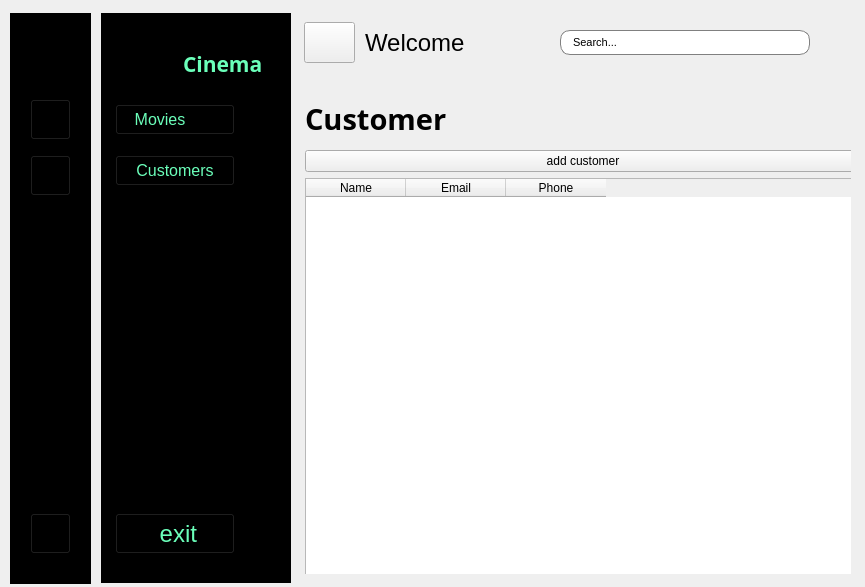
<?xml version="1.0" encoding="UTF-8"?>
<ui version="4.0">
 <class>MainWindow</class>
 <widget class="QMainWindow" name="MainWindow">
  <property name="geometry">
   <rect>
    <x>0</x>
    <y>0</y>
    <width>865</width>
    <height>587</height>
   </rect>
  </property>
  <property name="windowTitle">
   <string>MainWindow</string>
  </property>
  <widget class="QWidget" name="centralwidget">
   <widget class="QWidget" name="layoutWidget">
    <property name="geometry">
     <rect>
      <x>10</x>
      <y>12</y>
      <width>851</width>
      <height>573</height>
     </rect>
    </property>
    <layout class="QHBoxLayout" name="horizontalLayout_5">
     <property name="spacing">
      <number>10</number>
     </property>
     <property name="leftMargin">
      <number>0</number>
     </property>
     <property name="topMargin">
      <number>0</number>
     </property>
     <property name="rightMargin">
      <number>0</number>
     </property>
     <property name="bottomMargin">
      <number>0</number>
     </property>
     <item>
      <widget class="QWidget" name="icon_menu" native="true">
       <property name="minimumSize">
        <size>
         <width>81</width>
         <height>571</height>
        </size>
       </property>
       <property name="maximumSize">
        <size>
         <width>81</width>
         <height>571</height>
        </size>
       </property>
       <property name="styleSheet">
        <string notr="true">QWidget{
	
	background-color: rgb(0, 0, 0);
}</string>
       </property>
       <widget class="QWidget" name="layoutWidget">
        <property name="geometry">
         <rect>
          <x>10</x>
          <y>10</y>
          <width>61</width>
          <height>541</height>
         </rect>
        </property>
        <layout class="QVBoxLayout" name="sidemenu">
         <property name="spacing">
          <number>15</number>
         </property>
         <property name="leftMargin">
          <number>10</number>
         </property>
         <property name="topMargin">
          <number>20</number>
         </property>
         <property name="rightMargin">
          <number>10</number>
         </property>
         <property name="bottomMargin">
          <number>10</number>
         </property>
         <item>
          <widget class="QLabel" name="logo1_label">
           <property name="minimumSize">
            <size>
             <width>41</width>
             <height>41</height>
            </size>
           </property>
           <property name="maximumSize">
            <size>
             <width>41</width>
             <height>41</height>
            </size>
           </property>
           <property name="text">
            <string/>
           </property>
           <property name="pixmap">
            <pixmap resource="resoures.qrc">:/icons/icons/logo2.png</pixmap>
           </property>
           <property name="scaledContents">
            <bool>true</bool>
           </property>
          </widget>
         </item>
         <item>
          <widget class="QPushButton" name="movies1_btn">
           <property name="minimumSize">
            <size>
             <width>41</width>
             <height>41</height>
            </size>
           </property>
           <property name="maximumSize">
            <size>
             <width>41</width>
             <height>41</height>
            </size>
           </property>
           <property name="styleSheet">
            <string notr="true">QPushButton{
	padding-left: - 60px
}

QPushButton:checked{
	background-color: white;
}</string>
           </property>
           <property name="text">
            <string/>
           </property>
           <property name="icon">
            <iconset resource="resoures.qrc">
             <normaloff>:/icons/icons/movie.png</normaloff>:/icons/icons/movie.png</iconset>
           </property>
           <property name="iconSize">
            <size>
             <width>31</width>
             <height>31</height>
            </size>
           </property>
           <property name="checkable">
            <bool>true</bool>
           </property>
           <property name="checked">
            <bool>false</bool>
           </property>
           <property name="autoExclusive">
            <bool>true</bool>
           </property>
          </widget>
         </item>
         <item>
          <widget class="QPushButton" name="customers1_btn">
           <property name="minimumSize">
            <size>
             <width>41</width>
             <height>41</height>
            </size>
           </property>
           <property name="maximumSize">
            <size>
             <width>41</width>
             <height>41</height>
            </size>
           </property>
           <property name="styleSheet">
            <string notr="true">QPushButton{
	padding-left: - 60px
}

QPushButton:checked{
	background-color: white;
}</string>
           </property>
           <property name="text">
            <string/>
           </property>
           <property name="icon">
            <iconset resource="resoures.qrc">
             <normaloff>:/icons/icons/customer.png</normaloff>:/icons/icons/customer.png</iconset>
           </property>
           <property name="iconSize">
            <size>
             <width>31</width>
             <height>31</height>
            </size>
           </property>
           <property name="checkable">
            <bool>true</bool>
           </property>
           <property name="autoExclusive">
            <bool>true</bool>
           </property>
          </widget>
         </item>
         <item>
          <spacer name="verticalSpacer">
           <property name="orientation">
            <enum>Qt::Vertical</enum>
           </property>
           <property name="sizeHint" stdset="0">
            <size>
             <width>20</width>
             <height>278</height>
            </size>
           </property>
          </spacer>
         </item>
         <item>
          <widget class="QPushButton" name="exit1_btn">
           <property name="minimumSize">
            <size>
             <width>41</width>
             <height>41</height>
            </size>
           </property>
           <property name="maximumSize">
            <size>
             <width>41</width>
             <height>41</height>
            </size>
           </property>
           <property name="styleSheet">
            <string notr="true">QPushButton{
	padding-left: - 60px
}

QPushButton:checked{
	background-color: white;
}</string>
           </property>
           <property name="text">
            <string/>
           </property>
           <property name="icon">
            <iconset resource="resoures.qrc">
             <normaloff>:/icons/icons/exit.png</normaloff>:/icons/icons/exit.png</iconset>
           </property>
           <property name="iconSize">
            <size>
             <width>31</width>
             <height>31</height>
            </size>
           </property>
           <property name="checkable">
            <bool>true</bool>
           </property>
           <property name="autoExclusive">
            <bool>true</bool>
           </property>
          </widget>
         </item>
        </layout>
       </widget>
      </widget>
     </item>
     <item>
      <widget class="QWidget" name="icon_text_menu" native="true">
       <property name="minimumSize">
        <size>
         <width>190</width>
         <height>570</height>
        </size>
       </property>
       <property name="maximumSize">
        <size>
         <width>190</width>
         <height>570</height>
        </size>
       </property>
       <property name="styleSheet">
        <string notr="true">QWidget{
background-color: rgb(0, 0, 0);
}</string>
       </property>
       <widget class="QWidget" name="layoutWidget">
        <property name="geometry">
         <rect>
          <x>9</x>
          <y>10</y>
          <width>171</width>
          <height>541</height>
         </rect>
        </property>
        <layout class="QVBoxLayout" name="sidemenu_text">
         <property name="spacing">
          <number>20</number>
         </property>
         <property name="leftMargin">
          <number>5</number>
         </property>
         <property name="topMargin">
          <number>20</number>
         </property>
         <property name="rightMargin">
          <number>0</number>
         </property>
         <property name="bottomMargin">
          <number>10</number>
         </property>
         <item>
          <layout class="QHBoxLayout" name="horizontalLayout">
           <property name="spacing">
            <number>5</number>
           </property>
           <property name="leftMargin">
            <number>10</number>
           </property>
           <property name="rightMargin">
            <number>10</number>
           </property>
           <item>
            <widget class="QLabel" name="logo2_label">
             <property name="minimumSize">
              <size>
               <width>41</width>
               <height>41</height>
              </size>
             </property>
             <property name="maximumSize">
              <size>
               <width>41</width>
               <height>41</height>
              </size>
             </property>
             <property name="text">
              <string/>
             </property>
             <property name="pixmap">
              <pixmap resource="resoures.qrc">:/icons/icons/logo2.png</pixmap>
             </property>
             <property name="scaledContents">
              <bool>true</bool>
             </property>
            </widget>
           </item>
           <item>
            <widget class="QLabel" name="logo2_text_label">
             <property name="minimumSize">
              <size>
               <width>80</width>
               <height>41</height>
              </size>
             </property>
             <property name="maximumSize">
              <size>
               <width>80</width>
               <height>41</height>
              </size>
             </property>
             <property name="font">
              <font>
               <family>Segoe Fluent Icons</family>
               <pointsize>16</pointsize>
               <weight>75</weight>
               <italic>false</italic>
               <bold>true</bold>
               <underline>false</underline>
               <strikeout>false</strikeout>
               <kerning>true</kerning>
              </font>
             </property>
             <property name="styleSheet">
              <string notr="true">color: rgb(107, 255, 186);
</string>
             </property>
             <property name="text">
              <string>Cinema</string>
             </property>
            </widget>
           </item>
          </layout>
         </item>
         <item>
          <widget class="QPushButton" name="movies2_btn">
           <property name="minimumSize">
            <size>
             <width>120</width>
             <height>31</height>
            </size>
           </property>
           <property name="maximumSize">
            <size>
             <width>120</width>
             <height>31</height>
            </size>
           </property>
           <property name="font">
            <font>
             <pointsize>12</pointsize>
            </font>
           </property>
           <property name="styleSheet">
            <string notr="true">QPushButton{
color: rgb(107, 255, 186);
padding-left:-30px
}

QPushButton:checked{
	background-color: rgb(255, 255, 255);
}</string>
           </property>
           <property name="text">
            <string>Movies</string>
           </property>
           <property name="icon">
            <iconset resource="resoures.qrc">
             <normaloff>:/icons/icons/movie.png</normaloff>:/icons/icons/movie.png</iconset>
           </property>
           <property name="iconSize">
            <size>
             <width>22</width>
             <height>22</height>
            </size>
           </property>
           <property name="checkable">
            <bool>true</bool>
           </property>
           <property name="autoExclusive">
            <bool>true</bool>
           </property>
          </widget>
         </item>
         <item>
          <widget class="QPushButton" name="customers2_btn">
           <property name="minimumSize">
            <size>
             <width>120</width>
             <height>31</height>
            </size>
           </property>
           <property name="maximumSize">
            <size>
             <width>120</width>
             <height>31</height>
            </size>
           </property>
           <property name="font">
            <font>
             <pointsize>12</pointsize>
            </font>
           </property>
           <property name="styleSheet">
            <string notr="true">QPushButton{
color: rgb(107, 255, 186);
padding-left: - 60px
}

QPushButton:checked{
	background-color: white;
}</string>
           </property>
           <property name="text">
            <string>Customers</string>
           </property>
           <property name="icon">
            <iconset resource="resoures.qrc">
             <normaloff>:/icons/icons/customer.png</normaloff>:/icons/icons/customer.png</iconset>
           </property>
           <property name="iconSize">
            <size>
             <width>22</width>
             <height>22</height>
            </size>
           </property>
           <property name="checkable">
            <bool>true</bool>
           </property>
           <property name="checked">
            <bool>false</bool>
           </property>
           <property name="autoExclusive">
            <bool>true</bool>
           </property>
          </widget>
         </item>
         <item>
          <spacer name="verticalSpacer_2">
           <property name="orientation">
            <enum>Qt::Vertical</enum>
           </property>
           <property name="sizeHint" stdset="0">
            <size>
             <width>20</width>
             <height>268</height>
            </size>
           </property>
          </spacer>
         </item>
         <item>
          <widget class="QPushButton" name="exit2_btn">
           <property name="minimumSize">
            <size>
             <width>120</width>
             <height>41</height>
            </size>
           </property>
           <property name="maximumSize">
            <size>
             <width>120</width>
             <height>41</height>
            </size>
           </property>
           <property name="font">
            <font>
             <pointsize>18</pointsize>
            </font>
           </property>
           <property name="styleSheet">
            <string notr="true">QPushButton{
color: rgb(107, 255, 186);
padding-left: - 60px
}

QPushButton:checked{
	background-color: white;
}</string>
           </property>
           <property name="text">
            <string> exit</string>
           </property>
           <property name="icon">
            <iconset resource="resoures.qrc">
             <normaloff>:/icons/icons/exit.png</normaloff>:/icons/icons/exit.png</iconset>
           </property>
           <property name="iconSize">
            <size>
             <width>31</width>
             <height>31</height>
            </size>
           </property>
           <property name="checkable">
            <bool>true</bool>
           </property>
           <property name="autoExclusive">
            <bool>true</bool>
           </property>
          </widget>
         </item>
        </layout>
       </widget>
      </widget>
     </item>
     <item>
      <layout class="QVBoxLayout" name="verticalLayout">
       <item>
        <widget class="QWidget" name="header_widget" native="true">
         <layout class="QHBoxLayout" name="horizontalLayout_4">
          <property name="spacing">
           <number>10</number>
          </property>
          <property name="leftMargin">
           <number>0</number>
          </property>
          <property name="rightMargin">
           <number>0</number>
          </property>
          <item>
           <layout class="QHBoxLayout" name="horizontalLayout_2">
            <property name="spacing">
             <number>10</number>
            </property>
            <property name="leftMargin">
             <number>3</number>
            </property>
            <item>
             <widget class="QPushButton" name="menu_btn">
              <property name="minimumSize">
               <size>
                <width>51</width>
                <height>41</height>
               </size>
              </property>
              <property name="maximumSize">
               <size>
                <width>51</width>
                <height>41</height>
               </size>
              </property>
              <property name="text">
               <string/>
              </property>
              <property name="icon">
               <iconset resource="resoures.qrc">
                <normaloff>:/icons/icons/menu.png</normaloff>:/icons/icons/menu.png</iconset>
              </property>
              <property name="iconSize">
               <size>
                <width>35</width>
                <height>31</height>
               </size>
              </property>
              <property name="checkable">
               <bool>true</bool>
              </property>
             </widget>
            </item>
            <item>
             <widget class="QLabel" name="label">
              <property name="minimumSize">
               <size>
                <width>110</width>
                <height>41</height>
               </size>
              </property>
              <property name="maximumSize">
               <size>
                <width>110</width>
                <height>41</height>
               </size>
              </property>
              <property name="font">
               <font>
                <pointsize>18</pointsize>
               </font>
              </property>
              <property name="text">
               <string>Welcome</string>
              </property>
             </widget>
            </item>
           </layout>
          </item>
          <item>
           <spacer name="horizontalSpacer">
            <property name="orientation">
             <enum>Qt::Horizontal</enum>
            </property>
            <property name="sizeHint" stdset="0">
             <size>
              <width>61</width>
              <height>20</height>
             </size>
            </property>
           </spacer>
          </item>
          <item>
           <layout class="QHBoxLayout" name="horizontalLayout_3">
            <item>
             <widget class="QLineEdit" name="search_line_edit">
              <property name="minimumSize">
               <size>
                <width>250</width>
                <height>25</height>
               </size>
              </property>
              <property name="maximumSize">
               <size>
                <width>250</width>
                <height>25</height>
               </size>
              </property>
              <property name="font">
               <font>
                <pointsize>8</pointsize>
               </font>
              </property>
              <property name="styleSheet">
               <string notr="true">QLineEdit{
	padding-left: 10px;
	border: 1px solid gray;
	border-radius:10px;
}</string>
              </property>
              <property name="text">
               <string>Search...</string>
              </property>
              <property name="cursorPosition">
               <number>9</number>
              </property>
             </widget>
            </item>
            <item>
             <widget class="QLabel" name="label_2">
              <property name="minimumSize">
               <size>
                <width>41</width>
                <height>41</height>
               </size>
              </property>
              <property name="maximumSize">
               <size>
                <width>41</width>
                <height>41</height>
               </size>
              </property>
              <property name="text">
               <string/>
              </property>
              <property name="pixmap">
               <pixmap resource="resoures.qrc">:/icons/icons/search.png</pixmap>
              </property>
              <property name="scaledContents">
               <bool>true</bool>
              </property>
             </widget>
            </item>
           </layout>
          </item>
         </layout>
        </widget>
       </item>
       <item>
        <widget class="QWidget" name="table_window" native="true">
         <property name="minimumSize">
          <size>
           <width>551</width>
           <height>501</height>
          </size>
         </property>
         <property name="maximumSize">
          <size>
           <width>551</width>
           <height>501</height>
          </size>
         </property>
         <property name="styleSheet">
          <string notr="true"/>
         </property>
         <widget class="QStackedWidget" name="stackedWidget">
          <property name="geometry">
           <rect>
            <x>-1</x>
            <y>9</y>
            <width>551</width>
            <height>481</height>
           </rect>
          </property>
          <property name="currentIndex">
           <number>1</number>
          </property>
          <widget class="QWidget" name="page_1">
           <widget class="QWidget" name="">
            <property name="geometry">
             <rect>
              <x>0</x>
              <y>0</y>
              <width>561</width>
              <height>491</height>
             </rect>
            </property>
            <layout class="QVBoxLayout" name="verticalLayout_3">
             <property name="leftMargin">
              <number>5</number>
             </property>
             <item>
              <layout class="QVBoxLayout" name="verticalLayout_2">
               <item>
                <widget class="QLabel" name="Movies_label">
                 <property name="minimumSize">
                  <size>
                   <width>120</width>
                   <height>51</height>
                  </size>
                 </property>
                 <property name="maximumSize">
                  <size>
                   <width>120</width>
                   <height>51</height>
                  </size>
                 </property>
                 <property name="font">
                  <font>
                   <family>Sans Serif Collection</family>
                   <pointsize>22</pointsize>
                   <weight>75</weight>
                   <bold>true</bold>
                  </font>
                 </property>
                 <property name="text">
                  <string>Movies</string>
                 </property>
                </widget>
               </item>
               <item>
                <widget class="QPushButton" name="add_movie_button">
                 <property name="text">
                  <string>add movie</string>
                 </property>
                </widget>
               </item>
              </layout>
             </item>
             <item>
              <widget class="QTableWidget" name="tableWidget">
               <column>
                <property name="text">
                 <string>Name</string>
                </property>
               </column>
               <column>
                <property name="text">
                 <string>Genre</string>
                </property>
               </column>
               <column>
                <property name="text">
                 <string>Release Year</string>
                </property>
               </column>
               <column>
                <property name="text">
                 <string>Show Time</string>
                </property>
               </column>
              </widget>
             </item>
            </layout>
           </widget>
          </widget>
          <widget class="QWidget" name="page_2">
           <widget class="QLabel" name="Customers_label">
            <property name="geometry">
             <rect>
              <x>190</x>
              <y>130</y>
              <width>201</width>
              <height>171</height>
             </rect>
            </property>
            <property name="text">
             <string>customers</string>
            </property>
           </widget>
           <widget class="QWidget" name="layoutWidget_2">
            <property name="geometry">
             <rect>
              <x>0</x>
              <y>0</y>
              <width>561</width>
              <height>491</height>
             </rect>
            </property>
            <layout class="QVBoxLayout" name="verticalLayout_4">
             <property name="leftMargin">
              <number>5</number>
             </property>
             <item>
              <layout class="QVBoxLayout" name="verticalLayout_5">
               <item>
                <widget class="QLabel" name="Movies_label_2">
                 <property name="minimumSize">
                  <size>
                   <width>120</width>
                   <height>51</height>
                  </size>
                 </property>
                 <property name="maximumSize">
                  <size>
                   <width>150</width>
                   <height>51</height>
                  </size>
                 </property>
                 <property name="font">
                  <font>
                   <family>Sans Serif Collection</family>
                   <pointsize>22</pointsize>
                   <weight>75</weight>
                   <bold>true</bold>
                  </font>
                 </property>
                 <property name="text">
                  <string>Customer</string>
                 </property>
                </widget>
               </item>
               <item>
                <widget class="QPushButton" name="add_movie_button_2">
                 <property name="text">
                  <string>add customer</string>
                 </property>
                </widget>
               </item>
              </layout>
             </item>
             <item>
              <widget class="QTableWidget" name="tableWidget_2">
               <column>
                <property name="text">
                 <string>Name</string>
                </property>
               </column>
               <column>
                <property name="text">
                 <string>Email</string>
                </property>
               </column>
               <column>
                <property name="text">
                 <string>Phone</string>
                </property>
               </column>
              </widget>
             </item>
            </layout>
           </widget>
          </widget>
         </widget>
        </widget>
       </item>
      </layout>
     </item>
    </layout>
   </widget>
  </widget>
 </widget>
 <resources>
  <include location="resoures.qrc"/>
 </resources>
 <connections>
  <connection>
   <sender>movies2_btn</sender>
   <signal>toggled(bool)</signal>
   <receiver>movies1_btn</receiver>
   <slot>setChecked(bool)</slot>
   <hints>
    <hint type="sourcelabel">
     <x>163</x>
     <y>116</y>
    </hint>
    <hint type="destinationlabel">
     <x>32</x>
     <y>115</y>
    </hint>
   </hints>
  </connection>
  <connection>
   <sender>customers2_btn</sender>
   <signal>toggled(bool)</signal>
   <receiver>customers1_btn</receiver>
   <slot>setChecked(bool)</slot>
   <hints>
    <hint type="sourcelabel">
     <x>148</x>
     <y>168</y>
    </hint>
    <hint type="destinationlabel">
     <x>49</x>
     <y>163</y>
    </hint>
   </hints>
  </connection>
  <connection>
   <sender>exit2_btn</sender>
   <signal>toggled(bool)</signal>
   <receiver>exit1_btn</receiver>
   <slot>setChecked(bool)</slot>
   <hints>
    <hint type="sourcelabel">
     <x>149</x>
     <y>543</y>
    </hint>
    <hint type="destinationlabel">
     <x>39</x>
     <y>536</y>
    </hint>
   </hints>
  </connection>
  <connection>
   <sender>exit1_btn</sender>
   <signal>toggled(bool)</signal>
   <receiver>MainWindow</receiver>
   <slot>close()</slot>
   <hints>
    <hint type="sourcelabel">
     <x>60</x>
     <y>544</y>
    </hint>
    <hint type="destinationlabel">
     <x>29</x>
     <y>586</y>
    </hint>
   </hints>
  </connection>
  <connection>
   <sender>menu_btn</sender>
   <signal>toggled(bool)</signal>
   <receiver>icon_text_menu</receiver>
   <slot>setHidden(bool)</slot>
   <hints>
    <hint type="sourcelabel">
     <x>328</x>
     <y>42</y>
    </hint>
    <hint type="destinationlabel">
     <x>271</x>
     <y>56</y>
    </hint>
   </hints>
  </connection>
  <connection>
   <sender>menu_btn</sender>
   <signal>toggled(bool)</signal>
   <receiver>icon_menu</receiver>
   <slot>setVisible(bool)</slot>
   <hints>
    <hint type="sourcelabel">
     <x>326</x>
     <y>36</y>
    </hint>
    <hint type="destinationlabel">
     <x>52</x>
     <y>35</y>
    </hint>
   </hints>
  </connection>
 </connections>
</ui>
